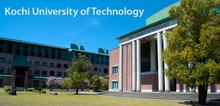
%> input picture ImageProcessing/Exp3_20221027/kut.jpg, 220 x 106 px, shrunk from 933 x 449 before the run
$ octave i1250373_kadai1.m   (GNU Octave 9; MATLAB toolbox functions it lacks are replaced by stand-ins)
%> lines starting %> are read from the running program, lines starting %| are printed output that depends on the picture
close all;

img_name = 'kut.jpg';

img = imread(img_name);
%> img is the input picture: size 106x220x3 uint8; mean R, G, B 72.9, 113.3, 117.4
gimg = 0.3*img(:,:,1) + 0.59*img(:,:,2) + 0.11*img(:,:,3);
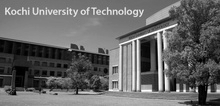
%> gimg: size 106x220 uint8; min 0, max 255, mean 101.7

imshow(gimg);

[height, width] = size(gimg);
%> height = 106; width = 220
filter=ones(3,3)/9.0;

oimg = zeros(height, width);


for h = 2 : height - 1
    for w = 2 : width - 1
        for y = 1 : 3
            for x = 1 : 3
                % double * uint8 = uint8になるから，事前にuint8をキャストする
                oimg(h, w) = oimg(h, w) + double(gimg(h + y - 2, w + x - 2)) * filter(y, x);
            end
        end
    end
end
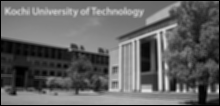
%> oimg: size 106x220 double; min 0, max 227.8, mean 98.7

result = uint8(oimg);
figure;
imshow(result);
